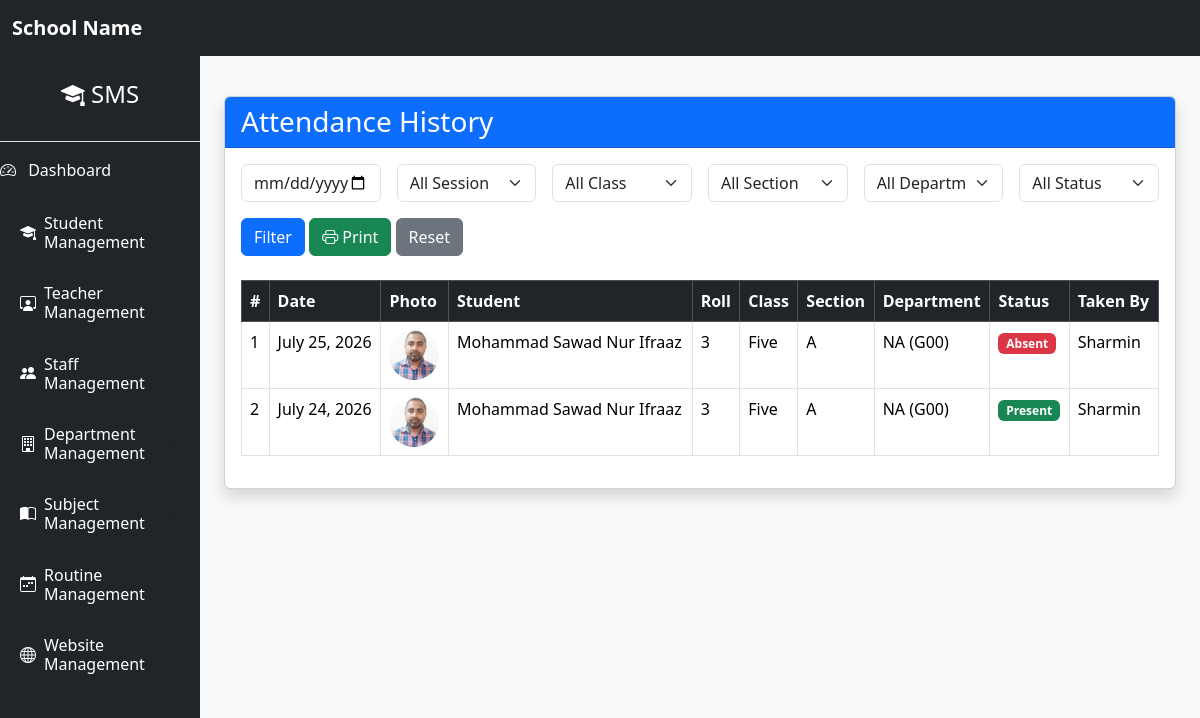
Page /attendance/history/ on the committed database.
### attendance/models.py (models this page shows, shortened)
class Attendance(models.Model):
    STATUS_CHOICES = [
        ("Present", "Present"),
        ("Absent", "Absent"),
        ("Late", "Late"),
        ("Leave", "Leave"),
    ]
    student = models.ForeignKey(
        Student,
        on_delete=models.CASCADE,
    )
    date = models.DateField()
    status = models.CharField(
        max_length=10,
        choices=STATUS_CHOICES,
    )
    remarks = models.CharField(
        max_length=200,
        blank=True,
    )
    taken_by = models.ForeignKey(
        settings.AUTH_USER_MODEL,
        on_delete=models.SET_NULL,
        null=True,
        blank=True,
    )
    created_at = models.DateTimeField(
        auto_now_add=True,
    )
    class Meta:
        ordering = ["-date"]
        constraints = [
            models.UniqueConstraint(
                fields=["student", "date"],
                name="unique_student_attendance"
            )
        ]

### members/models.py (models this page shows, shortened)
class Student(models.Model):
    GENDER_CHOICES = [
        ('Male', 'Male'),
        ('Female', 'Female'),
        ('Other', 'Other'),
    ]
    RELIGION_CHOICES = [
        ('Islam', 'Islam'),
        ('Hindu', 'Hindu'),
        ('Buddhist', 'Buddhist'),
        ('Christian', 'Christian'),
        ('Other', 'Other'),
    ]
    created_by = models.ForeignKey(
    settings.AUTH_USER_MODEL,
    on_delete=models.SET_NULL,
    null=True,
    blank=True,
    )
    name = models.CharField(max_length=100)
    roll = models.PositiveIntegerField(
    blank=True,
    null=True,
    )
    registration_no = models.CharField(
    max_length=30,
    unique=True,
    blank=True,
    )
    student_id = models.CharField(
    max_length=20,
    unique=True,
    blank=True,
    editable=False,
    )
    session = models.ForeignKey(
    Session,
    on_delete=models.PROTECT,
    )
    student_class = models.ForeignKey(
    StudentClass,
    on_delete=models.PROTECT,
    )
    section = models.ForeignKey(
    Section,
    on_delete=models.PROTECT,
    )
    department = models.ForeignKey(
    Department,
    on_delete=models.PROTECT
    )
    email = models.EmailField(
    blank=True,
    null=True,
    )
    phone = models.CharField(max_length=11,
                             validators=[RegexValidator(regex=r'^01[3-9]\d{8}$',
                             message='Enter a valid Bangladeshi phone number.'
                              )
                              ]
                              )
    present_address = models.TextField()
    permanent_address = models.TextField()
    father_name = models.CharField(max_length=150)
    mother_name = models.CharField(max_length=150)
    dob = models.DateField()
    religion = models.CharField(
        max_length=20,
        choices=RELIGION_CHOICES
    )
    gender = models.CharField(
        max_length=10,
        choices=GENDER_CHOICES
    )
    blood_group = models.ForeignKey(
        BloodGroup,
        on_delete=models.PROTECT,
        null=True,
     blank=True,
    )
    nationality = models.CharField(
        max_length=50,
        default="Bangladeshi",
    )
    photo = models.ImageField(
        upload_to='student_images/',
        blank=True,
        null=True
    )
    previous_school = models.CharField(
    max_length=200,
    blank=True,
    )
    guardian_name = models.CharField(
    max_length=150,
    )
    guardian_phone = models.CharField(
    max_length=11,
    validators=[
        RegexValidator(
            regex=r"^01[3-9]\d{8}$",
            message="Enter a valid Bangladeshi phone number."
        )
        ]
    )
    guardian_occupation = models.CharField(
    max_length=100,
    blank=True,
    )
    created_at = models.DateTimeField(
    auto_now_add=True,
    )
    updated_at = models.DateTimeField(
    auto_now=True,
    )
    class Meta:
        constraints = [
            models.UniqueConstraint(
            fields=[
                "session",
                "student_class",
                "section",
                "department",
                "roll",
            ],
            name="unique_student_roll",
        )
        ]

### academics/models.py (models this page shows)
class StudentClass(models.Model):
    name = models.CharField(
        max_length=30,
        unique=True,
    )
    order = models.PositiveIntegerField()
    class Meta:
        ordering = ["order"]
    def __str__(self):
        return self.name

class Section(models.Model):
    name = models.CharField(
        max_length=10,
        unique=True,
    )
    class Meta:
        ordering = ["name"]
    def __str__(self):
        return self.name

### departments/models.py (models this page shows)
class Department(models.Model):
    name = models.CharField(
        max_length=100,
        unique=True
    )
    department_code = models.CharField(
        max_length=20,
        unique=True
    )
    created_at = models.DateTimeField(
        auto_now_add=True
    )
    updated_at = models.DateTimeField(
        auto_now=True
    )
    def __str__(self):
        return f"{self.name} ({self.department_code})"

### attendance/views.py (the view)
# urls.py: path("history/",views.AttendanceHistoryView.as_view(), name="attendance_history",),
class AttendanceHistoryView(ListView):
    model = Attendance
    template_name = "attendance/history.html"
    context_object_name = "attendances"
    paginate_by = 20
    def get_queryset(self):
        queryset = Attendance.objects.select_related(
            "student",
            "student__department",
            "taken_by",
        ).order_by("-date", "student__roll")
        date = self.request.GET.get("date")
        session = self.request.GET.get("session")
        student_class = self.request.GET.get("class")
        section = self.request.GET.get("section")
        department = self.request.GET.get("department")
        status = self.request.GET.get("status")
        if date:
            queryset = queryset.filter(date=date)
        if session:
            queryset = queryset.filter(student__session_id=session)
        if student_class:
            queryset = queryset.filter(student__student_class=student_class)
        if section:
            queryset = queryset.filter(student__section=section)
        if department:
            queryset = queryset.filter(student__department_id=department)
        if status:
            queryset = queryset.filter(status=status)
        return queryset
    def get_context_data(self, **kwargs):
        context = super().get_context_data(**kwargs)
        queryset = self.get_queryset()
        context["sessions"] = Session.objects.all().order_by("-id")
        context["departments"] = Department.objects.all()
        context["class_list"] = StudentClass.objects.all()
        context["section_list"] = Section.objects.all()
        context["status_choices"] = Attendance.STATUS_CHOICES
        context["total"] = queryset.count()
        context["present"] = queryset.filter(
        status="Present"
        ).count()
        context["absent"] = queryset.filter(
            status="Absent"
        ).count()
        context["late"] = queryset.filter(
            status="Late"
        ).count()
        context["leave"] = queryset.filter(
            status="Leave"
        ).count()
        return context

### academics/models.py (called while the page is built)
    def __str__(self):
        return self.name

### website/context_processors.py (called while the page is built)
def frontend_context(request):
    navigation_menus = (
        NavigationMenu.objects
        .filter(
            parent__isnull=True,
            is_active=True
        )
        .prefetch_related("children")
        .order_by("order", "name")
    )
    settings = WebsiteSettings.objects.first()
    return {
        "navigation_menus": navigation_menus,
        "school_name": settings.school_name if settings else "",
        "school_logo": settings.logo if settings else None,
    }

### attendance/templates/attendance/history.html (shortened to what this page needs)
{% extends "base.html" %}
{% block content %}
<div class="container mt-4">
    <div class="card shadow">
        <div class="card-header bg-primary text-white">
            <h3 class="mb-0">
                Attendance History
            </h3>
        </div>
        <div class="card-body">
            <form method="GET" class="row g-3 mb-4">
    <div class="col-md-2">
        <input
            type="date"
            name="date"
            class="form-control"
            value="{{ request.GET.date }}">
    </div>
    <div class="col-md-2">
        <select name="session" class="form-select">
            <option value="">All Session</option>
    </select>
    </div>
    <div class="col-md-2">
       <select name="class" class="form-select">
    <option value="">All Class</option>
</select>
    </div>
    <div class="col-md-2">
        <select name="section" class="form-select">
    <option value="">All Section</option>
</select>
    </div>
    <div class="col-md-2">
        <select
            name="department"
            class="form-select">
            <option value="">All Department</option>
        </select>
    </div>
    <div class="col-md-2">
        <select
            name="status"
            class="form-select">
            <option value="">All Status</option>
        </select>
    </div>
    <div class="col-md-12">
        <button class="btn btn-primary">
            Filter
        </button>
        <a
            href="{% url 'attendance_print' %}?{{ request.GET.urlencode }}"
            target="_blank"
            class="btn btn-success">
            <i class="bi bi-printer"></i>
            Print
        </a>
        <a
            href="{% url 'attendance_history' %}"
            class="btn btn-secondary">
            Reset
        </a>
    </div>
</form>
            <table class="table table-bordered table-hover">
                <thead class="table-dark">
                    <tr>
                        <th>#</th>
                        <th>Date</th>
                        <th>Photo</th>
                        <th>Student</th>
                        <th>Roll</th>
                        <th>Class</th>
                        <th>Section</th>
                        <th>Department</th>
                        <th>Status</th>
                        <th>Taken By</th>
                    </tr>
                </thead>
                <tbody>
                {% for attendance in attendances %}
                    <tr>
                        <td>{{ forloop.counter }}</td>
                        <td>{{ attendance.date }}</td>
                        <td>
                            {% if attendance.student.photo %}
                                <img
                                    src="{{ attendance.student.photo.url }}"
                                    width="50"
                                    height="50"
                                    class="rounded-circle">
                            {% else %}
                                No Photo
                            {% endif %}
                        </td>
                        <td>
                            {{ attendance.student.name }}
                        </td>
                        <td>
                            {{ attendance.student.roll }}
                        </td>
                        <td>
                             {{ attendance.student.student_class }}
                        </td>
                        <td>
                          {{ attendance.student.section }}
                        </td>
                        <td>
                            {{ attendance.student.department }}
                        </td>
                        <td>
                            {% if attendance.status == "Present" %}
                                <span class="badge bg-success">
                                    Present
                                </span>
                            {% elif attendance.status == "Absent" %}
                                <span class="badge bg-danger">
                                    Absent
                                </span>
                            {% elif attendance.status == "Late" %}
                                <span class="badge bg-warning text-dark">
                                    Late
                                </span>
                            {% else %}
                                <span class="badge bg-info">
                                    Leave
                                </span>
                            {% endif %}
                        </td>
                        <td>
                            {{ attendance.taken_by }}
                        </td>
                    </tr>
                {% empty %}
                    <tr>
                        <td colspan="10" class="text-center text-danger">
                            No Attendance Found.
                        </td>
                    </tr>
                {% endfor %}
                </tbody>
            </table>
        </div>
    </div>
</div>
{% endblock %}

### core/templates/base.html (style rules this page uses)
body { background:#f8f9fa; }

### rows in the picture
Attendance: date "July 25, 2026", student.photo (picture), student.name "Mohammad Sawad Nur Ifraaz", student.roll "3", student.student_class "Five", student.section "A", student.department "NA (G00)", status "Absent", taken_by "Sharmin"
Attendance: date "July 24, 2026", student.photo (picture), student.name "Mohammad Sawad Nur Ifraaz", student.roll "3", student.student_class "Five", student.section "A", student.department "NA (G00)", status "Present", taken_by "Sharmin"
